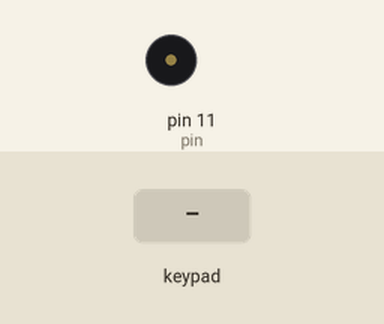
Recording of a sketch running on a simulated Arduino Uno, built with avr-gcc and run on an emulated ATmega328P. On the bench: buzzer (waves = sounding). The inputs (shaded band) are chosen by the test bench.

Above: at 1.2 s.
1.3 s: keypad keys 5 4 3 2 pressed 0.4 s apart
At 1.7 s:
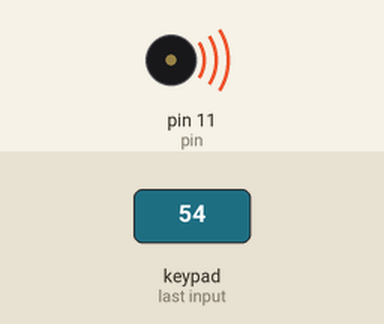
Timing chart, 0 to 4.9 s (numbered marks = the images above; inputs shaded):
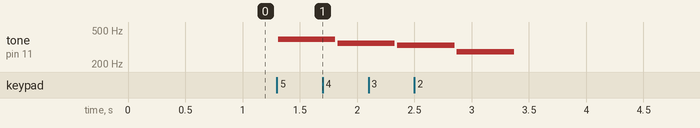

The sketch:

c2.ino
```cpp
#include <Keypad.h>

int tune;
const byte ROWS = 4;
const byte COLS = 4;
char keys[ROWS][COLS] = {{'F', 'E', 'D', 'C'}, {'B', '3', '6', '9'},
  {'A', '2', '5', '8'}, {'0', '1', '4', '7'}};

byte rowPins[ROWS] = {5, 4, 3, 2};
// 連到 Keypad 的 4 個 Rows
byte colPins[COLS] = {10, 9, 8, 7};
Keypad keypad = Keypad(makeKeymap(keys), rowPins, colPins, ROWS, COLS);
#define pin 11
void setup() {
  pinMode(11, OUTPUT);
}

void loop() {
  char key = keypad.getKey();
  if (key != NO_KEY) {
    if (key == '1')
      tune = 262;
    else if (key == '2')
      tune = 277;
    else if (key == '3')
      tune = 330;
    else if (key == '4')
      tune = 349;
    else if (key == '5')
      tune = 392;
    else if (key == '6')
      tune = 415;
    else if (key == '7')
      tune = 440;
    else if (key == '8')
      tune = 466;
    else
      tune = 0;
    tone(11, tune);
    delay(500);
    noTone(11);
  }
}
```

Measured:
- after the input at 1.3 s, tone on pin 11 (pin): plays 392 Hz for 0.50 s, 349 Hz for 0.50 s, 330 Hz for 0.50 s, 277 Hz for 0.50 s, starting at once
